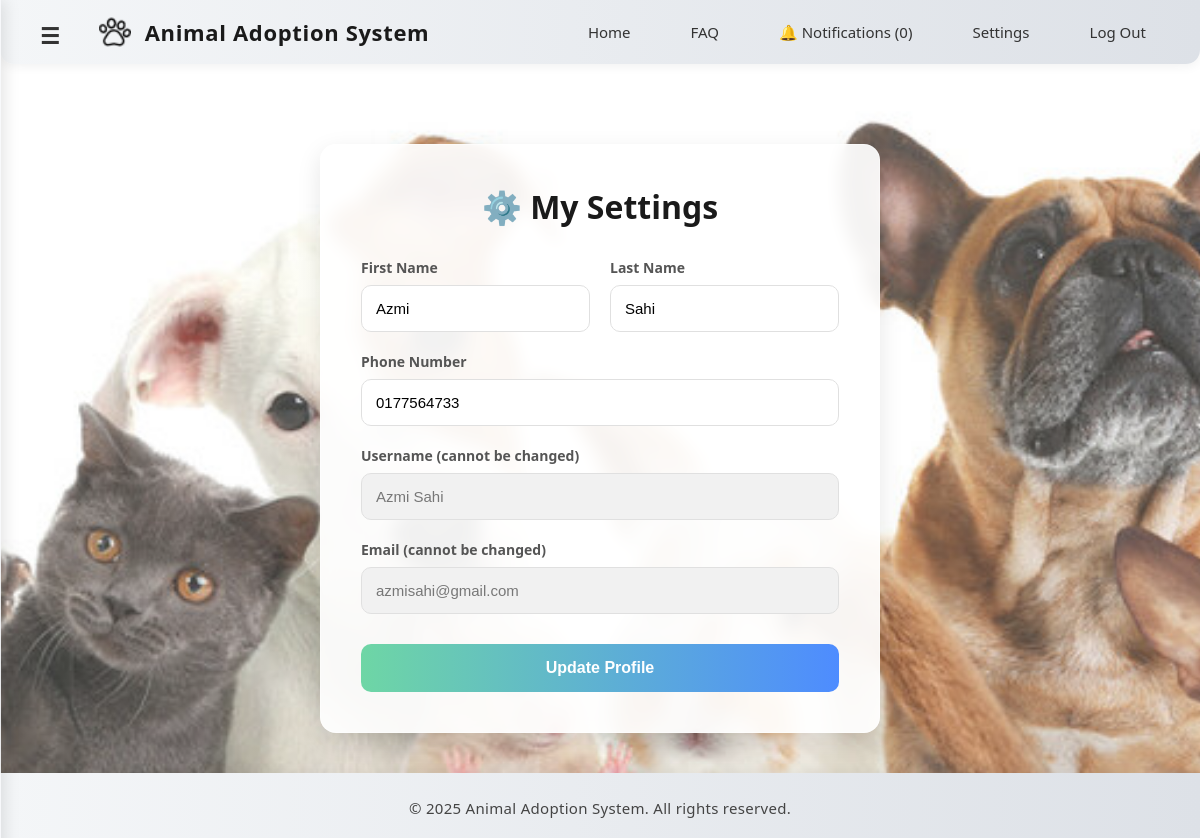
The app's page /adopter/setting.php (signed in) with its own data.
### tables this page shows
CREATE TABLE `users` (
  `id` int(11) NOT NULL,
  `username` varchar(100) NOT NULL,
  `email` varchar(255) NOT NULL,
  `password` varchar(255) NOT NULL,
  `first_name` varchar(100) DEFAULT NULL,
  `last_name` varchar(100) DEFAULT NULL,
  `phone_number` varchar(12) DEFAULT NULL,
  `role` enum('adopter','shelter','admin') NOT NULL,
  `created_at` timestamp NOT NULL DEFAULT current_timestamp(),
  `phone` varchar(20) DEFAULT NULL,
  `status` varchar(50) NOT NULL DEFAULT 'active'
);

### adopter/setting.php (the view, shortened to what this page needs)
<?php
include('../db_connection.php');
$user_id = $_SESSION['user_id'];
$sql = "SELECT * FROM users WHERE id = ?";
$stmt = $conn->prepare($sql);
$stmt->bind_param("i", $user_id);
$stmt->execute();
$result = $stmt->get_result();
$user = $result->fetch_assoc();
?>
<!DOCTYPE html>
<html lang="en">
<head>
    <link rel="stylesheet" href="../css/common.css">
    <link rel="stylesheet" href="../css/adopter.css">
    <link rel="stylesheet" href="../css/sidebar.css">
</head>
<body>
<?php include('../includes/navbar_adopter.php'); ?>
<div class="settings-wrapper">
    <h2>⚙️ My Settings</h2>
    <form method="post">
        <div class="input-group">
            <label for="first_name">First Name</label>
            <input type="text" id="first_name" name="first_name" required value="<?php echo htmlspecialchars($user['first_name']); ?>">
        </div>
        <div class="input-group">
            <label for="last_name">Last Name</label>
            <input type="text" id="last_name" name="last_name" required value="<?php echo htmlspecialchars($user['last_name']); ?>">
        </div>
        <div class="input-group full-width">
            <label for="phone_number">Phone Number</label>
            <input type="text" id="phone_number" name="phone_number" required value="<?php echo htmlspecialchars($user['phone_number']); ?>">
        </div>
        <div class="input-group full-width">
            <label for="username">Username (cannot be changed)</label>
            <input type="text" id="username" name="username" readonly value="<?php echo htmlspecialchars($user['username']); ?>">
        </div>
        <div class="input-group full-width">
            <label for="email">Email (cannot be changed)</label>
            <input type="text" id="email" name="email" readonly value="<?php echo htmlspecialchars($user['email']); ?>">
        </div>
        <button type="submit">Update Profile</button>
    </form>
</div>
<?php include('../includes/footer.php'); ?>
</body>
</html>

### css/common.css (style rules this page uses)
html, body { height: 100%; margin: 0; display: flex; flex-direction: column; }

### css/adopter.css (style rules this page uses)
body { margin: 0; font-family: 'Segoe UI', sans-serif; background: linear-gradient(rgba(255,255,255,0.2), rgba(255,255,255,0.2)), url('../images/PetsBackground2.jpg') no-repeat center center fixed; background-size: cover; color: #333; }

### adopter/setting.php (style rules this page uses)
:root { --accent-gradient: linear-gradient(90deg, #6ed6a5 0%, #4e8cff 100%); --text-color: #333; --text-color-light: #555; --container-bg: rgba(255, 255, 255, 0.92); --border-color: #e0e0e0; --shadow: 0 8px 25px rgba(0,0,0,0.1); --border-radius: 16px; }
.settings-wrapper { max-width: 700px; margin: 80px auto 40px; padding: 40px; background: var(--container-bg); border-radius: var(--border-radius); box-shadow: var(--shadow); -webkit-backdrop-filter: blur(8px); backdrop-filter: blur(8px); border: 1px solid rgba(255,255,255,0.4); }
.settings-wrapper h2 { text-align: center; font-size: 32px; font-weight: 700; color: #1a1a1a; margin-top: 0; margin-bottom: 30px; }
form { display: grid; grid-template-columns: 1fr 1fr; gap: 20px; }
.input-group { display: flex; flex-direction: column; gap: 8px; }
.input-group.full-width { grid-column: 1 / -1; }
label { font-weight: 600; font-size: 14px; color: var(--text-color-light); }
input { width: 100%; padding: 14px; border-radius: 10px; border: 1px solid var(--border-color); font-size: 15px; box-sizing: border-box; transition: border-color 0.2s, box-shadow 0.2s; }
input[readonly] { background-color: #f1f1f1; cursor: not-allowed; color: #777; }
button { width: 100%; padding: 15px; background: var(--accent-gradient); color: #fff; border: none; border-radius: 10px; font-weight: 600; font-size: 16px; cursor: pointer; margin-top: 10px; transition: transform 0.2s, box-shadow 0.2s; grid-column: 1 / -1; }

### records on screen
users: first_name "Azmi", last_name "Sahi", phone_number "0177564733", username "Azmi Sahi", email "azmisahi@gmail.com"

### other values on screen
$unread_count "0"
